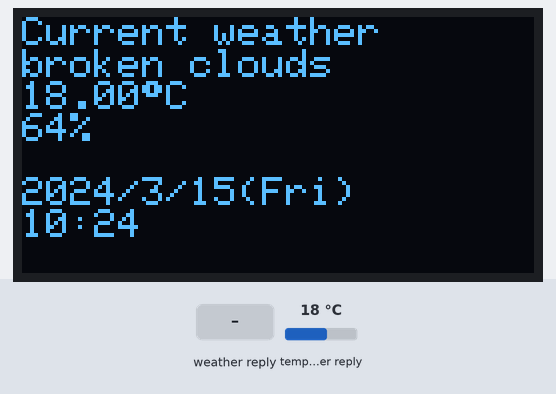
Bench run of a sketch on a simulated ESP32. Parts: 128×64 one-colour display. The test bench sets the inputs (shaded band); at power-on: temperature in the weather reply 18 °C. WiFi joins after 1.5 s; servers stay silent unless stated; network time is answered at once with the bench clock; the local clock reads 2024-03-15 10:24:30 at power-on unless the sketch sets it; web services answer with replies made up by the test bench; what the sketch prints to the serial monitor is not drawn.

Above: at 3.3 s.
3.4 s: weather in the web reply set to Clear
At 7.7 s:
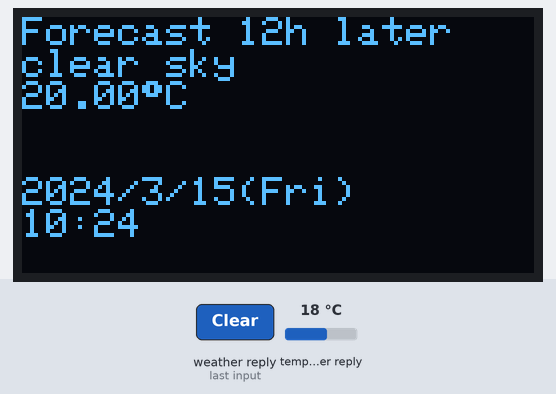
8.5 s: weather in the web reply set to Rain
At 16.3 s:
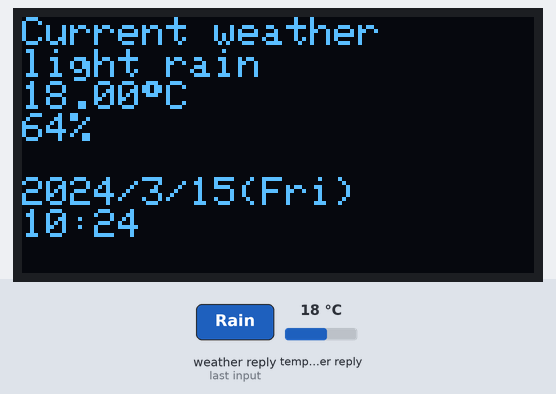
16.8 s: weather in the web reply set to Clouds
At 20.9 s:
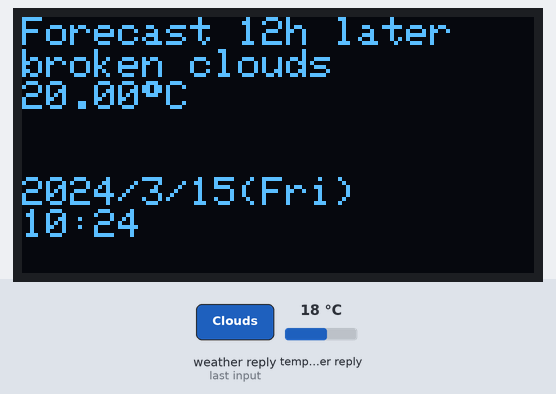
21.4 s: weather in the web reply set to Snow
At 29.4 s:
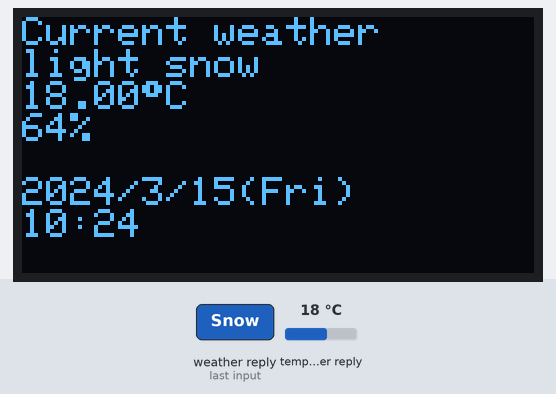
29.7 s: weather in the web reply set to Thunderstorm
At 33.6 s:
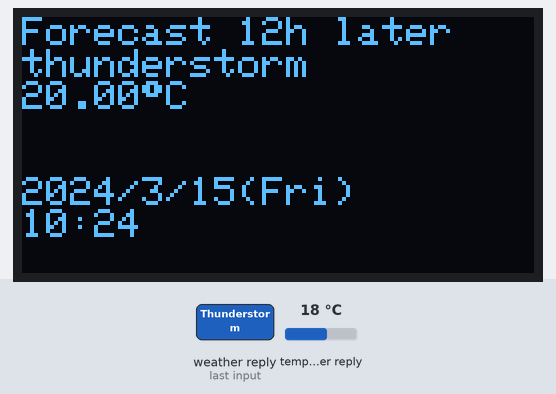
34.3 s: weather in the web reply set to Mist
At 46.6 s:
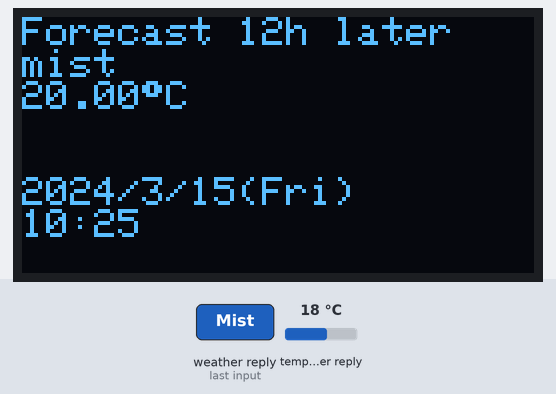
Timing chart, 0 to 48.1 s (numbered marks = the images above; inputs shaded):
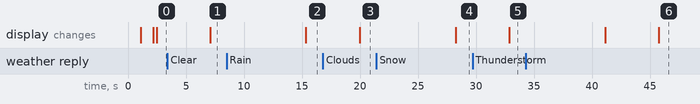

Measured:
- after the input at 3.4 s, the display: changes after 3.7 s (image 1)
- after the input at 8.5 s, the display: changes after 6.8 s (image 2)
- after the input at 16.8 s, the display: changes after 3.2 s (image 3)
- after the input at 21.4 s, the display: changes after 6.8 s (image 4)
- after the input at 29.7 s, the display: changes after 3.2 s (image 5)
- after the input at 34.3 s, the display: first changes after 6.8 s (image 6 shows a later state)

The sketch:

code_with_NTPdisplay.ino
```cpp
//#include <WiFi.h>
#include <NTPClient.h>
#include <WiFiClient.h>
#include <HTTPClient.h>
#include <ArduinoJson.h>
//#include <time.h>
#include<Wire.h>             //
#include <WiFiUdp.h>
#include<Adafruit_GFX.h>     //ダウンロードしたライブラリをインクルード
#include<Adafruit_SSD1306.h>
#include <TimeLib.h>
//NTP関連
//Struct tm timeInfo;
//int now_hour;
#define SCREEN_WIDTH 128 // OLED display width,  in pixels
#define SCREEN_HEIGHT 64 // OLED display height, in pixels
//#define JST     3600* 9
Adafruit_SSD1306 display(128, 64, &Wire, -1);

const char* ssid = "ENTER YOUR WIFI SSID";
const char* password =  "ENTER YOUR WIFI PASSWORD";

const String endpoint = "http://api.openweathermap.org/data/2.5/weather?q=chiba,jp&APPID=";
const String key = "ENTER YOUR OWN OPEN WEATHER MAY API KEY";
const String endpointone = "http://api.openweathermap.org/data/2.5/forecast?q=chiba,jp&APPID=";


// Array to store day names
const char* daysOfTheWeek[] = {"Sun", "Mon", "Tue", "Wed", "Thu", "Fri", "Sat"};

// NTP server details
const char* ntpServer = "pool.ntp.org";
const long gmtOffset_sec = 3600*9; // Set this to your timezone offset in seconds,
// currently JST (UTC +9)

//WiFiUDP ntpUDP;
//NTPClient timeClient(ntpUDP, ntpServer, gmtOffset_sec, updateInterval);

WiFiUDP ntpUDP;
NTPClient timeClient(ntpUDP, ntpServer, gmtOffset_sec);

void setup() {
  Serial.begin(115200);
  display.begin();
  if (!display.begin(SSD1306_SWITCHCAPVCC, 0x3c)) {
    Serial.println(F("SSD1306 allocation failed"));
    for (;;); // Don't proceed, loop forever
  }
  display.clearDisplay();
  display.setTextSize(1);

  display.setTextColor(SSD1306_WHITE);


  int cursorPosition = 0;
  display.setCursor(0, 0);
  display.print("   Connecting");
  Serial.println("Connecting");
  display.display();

  WiFi.begin(ssid, password);

  while (WiFi.status() != WL_CONNECTED) {
    delay(1000);
    Serial.println("Connecting to WiFi..");
    display.setCursor(0, 2);
    display.print(".");
    cursorPosition++;
    display.display();
  }
  display.clearDisplay();
  display.print("   Connected!");
  display.display();
  Serial.println("Connected to the WiFi network");
//  configTime( JST, 0, "ntp.nict.jp", "ntp.jst.mfeed.ad.jp");
   // Initialize NTPClient to get time
  timeClient.begin();
}

void loop() {

    timeClient.update();

  // Get the current epoch time from the NTP client
  unsigned long epochTime = timeClient.getEpochTime();

  // Set the time in the TimeLib library
  setTime(epochTime);

          // Get the day of the week
  String dayOfWeek = String(daysOfTheWeek[weekday() - 1]);

  // Format the date and time
  String dateTime1 = String(year()) + "/" + String(month()) + "/" + String(day()) + "(" + dayOfWeek + ") " ;
  String dateTime2 = String(hour()) + ":" + String(minute());

  // Print the current time
  Serial.print("Year: ");
  Serial.print(year());
  Serial.print(" Month: ");
  Serial.print(month());
  Serial.print(" Day: ");
  Serial.print(day());
  Serial.print(" Hour: ");
  Serial.print(hour());
  Serial.print(" Minute: ");
  Serial.print(minute());
  Serial.print(" Second: ");
  Serial.println(second());

  if ((WiFi.status() == WL_CONNECTED)) {
    WiFiClient client;
    HTTPClient http;
    http.begin(client, endpoint + key); //URLを指定
    int httpCode = http.GET();  //GETリクエストを送信

    if (httpCode > 0) { //返答がある場合

      String payload = http.getString();  //返答（JSON形式）を取得
      Serial.println(httpCode);
      Serial.println(payload);
      const size_t capacity = JSON_ARRAY_SIZE(1) + JSON_OBJECT_SIZE(1) + JSON_OBJECT_SIZE(2) + JSON_OBJECT_SIZE(3) + JSON_OBJECT_SIZE(4) + JSON_OBJECT_SIZE(5) + JSON_OBJECT_SIZE(8) + JSON_OBJECT_SIZE(13) + 470;
      DynamicJsonBuffer jsonBuffer(capacity);
      String json = payload;

      //jsonオブジェクトの作成


      JsonObject& weatherdata = jsonBuffer.parseObject(json);

      //パースが成功したかどうかを確認
      if (!weatherdata.success()) {
        Serial.println("parseObject() failed");
      }

      //各データを抜き出し
      const char* weather = weatherdata["weather"][0]["description"];
      const double temp = weatherdata["main"]["temp"];
      int humidity = weatherdata["main"]["humidity"];

      //LCDに表示
      display.clearDisplay();//画面を消去
      //天気を表示
      display.setCursor(0, 0);
      display.println("Current weather");
      display.println(weather);
      //気温を表示
      // String dateTime = String(year()) + "/" + String(month()) + "/" + String(day()) + " " + String(hour()) + ":" + String(minute());
//        // Get the day of the week
//  String dayOfWeek = String(daysOfTheWeek[weekday() - 1]);
//
//  // Format the date and time
//  String dateTime1 = String(year()) + "/" + String(month()) + "/" + String(day()) + "(" + dayOfWeek + ") " ;
//  String dateTime2 = String(hour()) + ":" + String(minute());

      String temp_str = String(temp - 273.15);
      display.print(temp_str);
      display.print((char)247);
      display.println("C");
      Serial.println(weather);
      Serial.println(temp_str);

      display.print(humidity);
      display.print("%");
      display.setCursor(0, 40);
      display.println(dateTime1);
      display.println(dateTime2);
    //  Serial.println(tm);
//       // Print the local time in a human-readable format
//{  Serial.print("Year: ");
//  Serial.println(1900 + tm->tm_year); // tm_year is the number of years since 1900
//  Serial.print("Month: ");
//  Serial.println(1 + tm->tm_mon); // tm_mon is 0-based (0 = January, ..., 11 = December)
//  Serial.print("Day: ");
//  Serial.println(tm->tm_mday);
//  Serial.print("Hour: ");
//  Serial.println(tm->tm_hour);
//  Serial.print("Minute: ");
//  Serial.println(tm->tm_min);
//  Serial.print("Second: ");
//  Serial.println(tm->tm_sec);

      display.display();
      delay(3000);
    }

    else {
      Serial.println("Error on HTTP request");
    }
  }
  if ((WiFi.status() == WL_CONNECTED)) {
    WiFiClient client;
    HTTPClient http;
    http.begin(client, endpointone + key); //URLを指定
    int httpCodeone = http.GET();  //GETリクエストを送信

    if (httpCodeone > 0) { //返答がある場合

      String payloadone = http.getString();  //返答（JSON形式）を取得
      Serial.println(httpCodeone);
      Serial.println(payloadone);

      const size_t capacity = 40 * JSON_ARRAY_SIZE(1) + JSON_ARRAY_SIZE(40) + 86 * JSON_OBJECT_SIZE(1) + JSON_OBJECT_SIZE(2) + 40 * JSON_OBJECT_SIZE(3) + 40 * JSON_OBJECT_SIZE(4) + JSON_OBJECT_SIZE(5) + JSON_OBJECT_SIZE(8) + 74 * JSON_OBJECT_SIZE(9) + 6 * JSON_OBJECT_SIZE(10) + 14380;
      DynamicJsonBuffer jsonBuffer(capacity);
      String json = payloadone;

      JsonObject& root = jsonBuffer.parseObject(json);
      int data_number = 4;
      if (!root.success()) {
        Serial.println("parseObject() failed");
      }
      if (root.success()) {
        const char* weatherf = root["list"][data_number]["weather"][0]["description"];
        const double tempf = root["list"][data_number]["main"]["temp"];

        display.clearDisplay();
        display.setCursor(0, 0);
        display.println("Forecast 12h later");
        display.println(weatherf);
//        Serial.println(now_hour);
        String temp_f = String(tempf - 273.15);
        display.print(temp_f);
        display.print((char)247);
        display.print("C");
        display.setCursor(0, 40);
        display.println(dateTime1);
        display.println(dateTime2);

        display.display();
        delay(3000);
      }

      http.end(); //Free the resources
    }
    delay(5000);
  }
}
```
